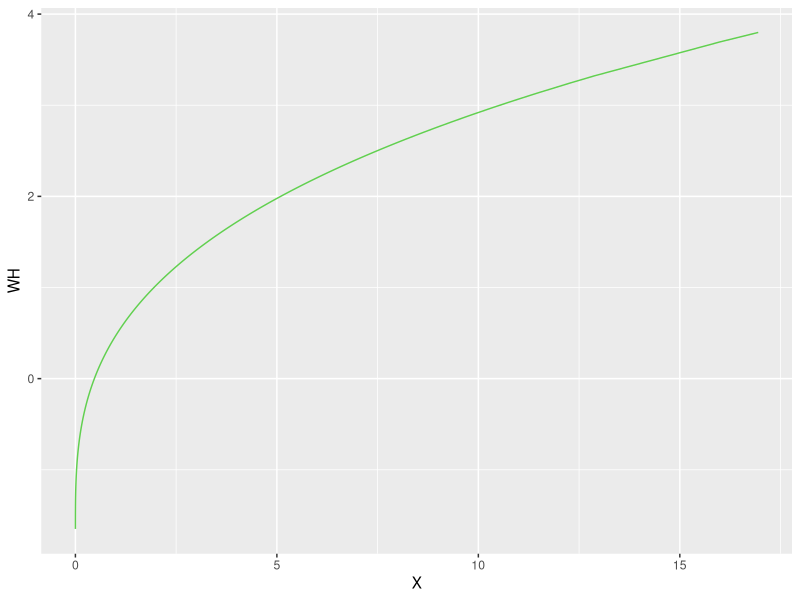
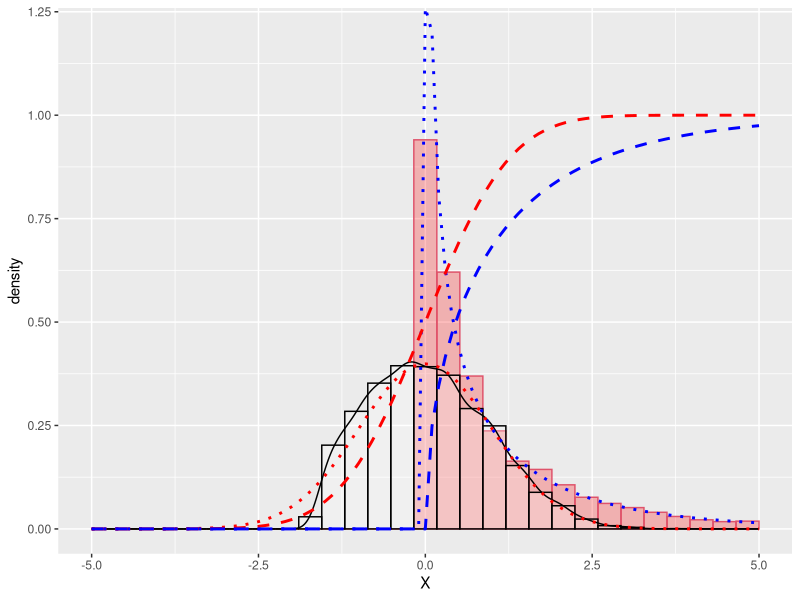
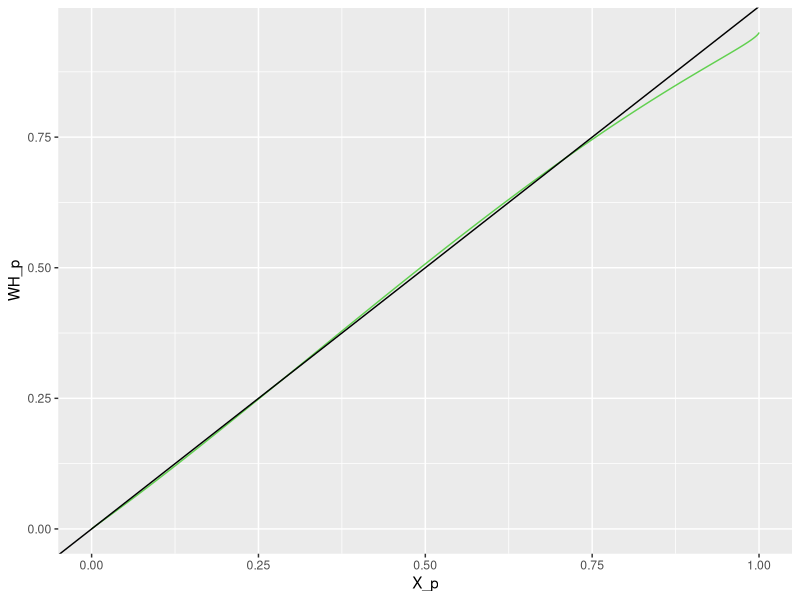
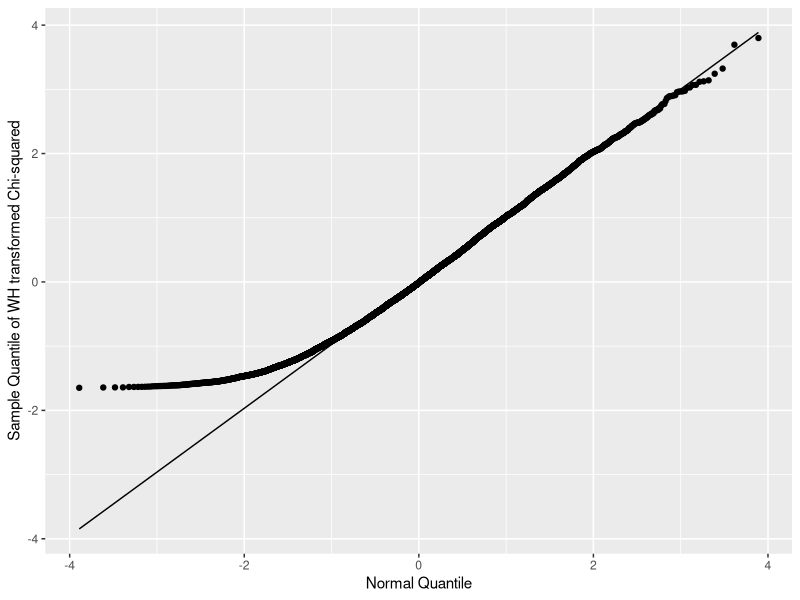
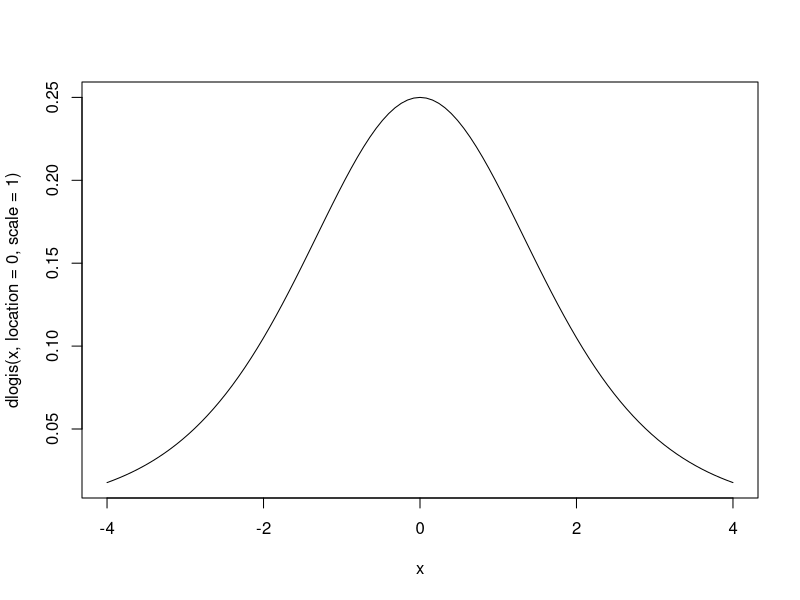
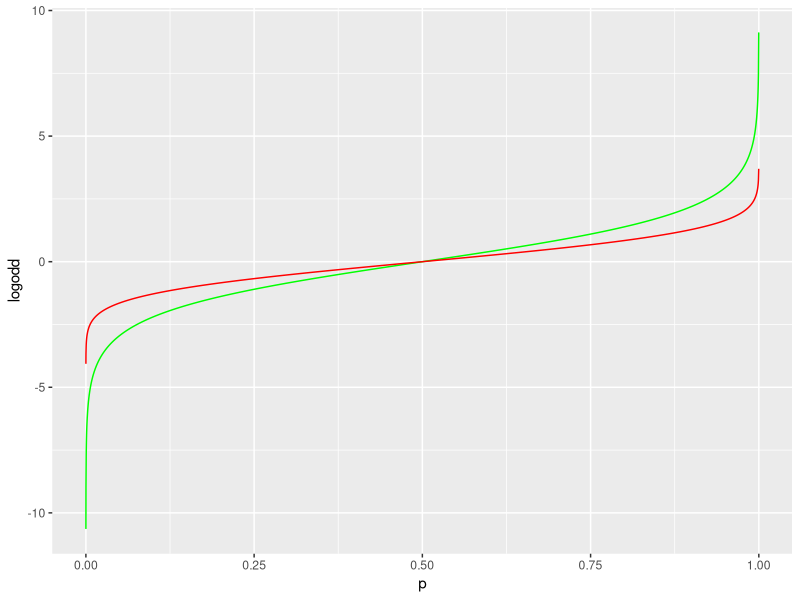
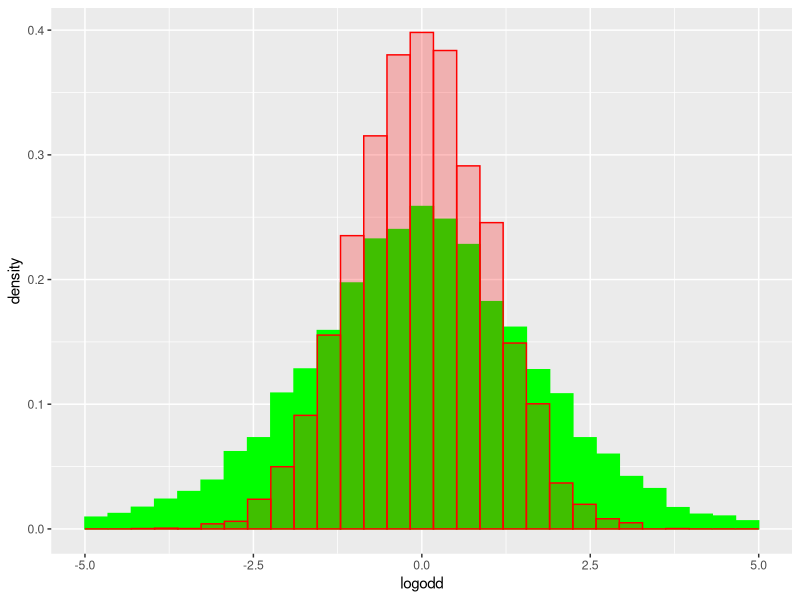
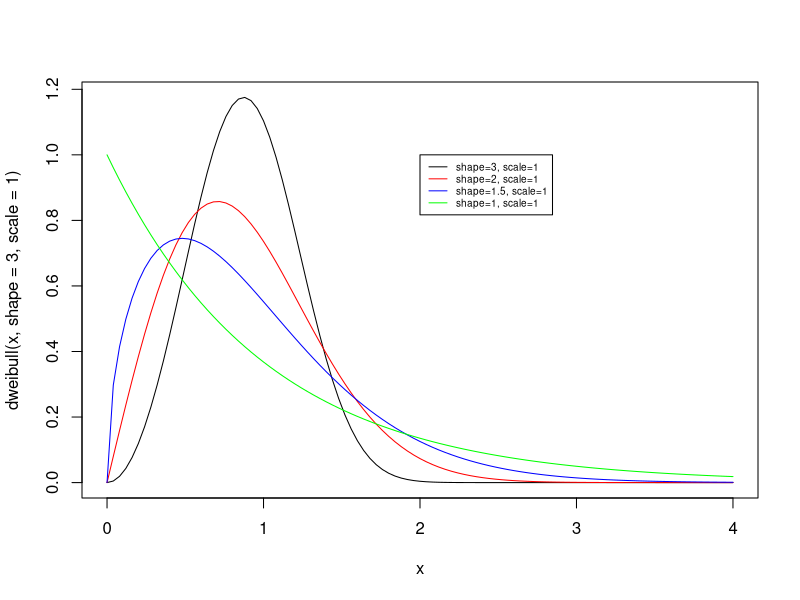

The R script that drew these images, in order:
## ---- chunk 1
#| label: set-up
#| echo: FALSE

suppressPackageStartupMessages({
  library(tidyverse)
  library(knitr)
  library(kableExtra)
  library(mvtnorm)
  library(here)
})
## ---- chunk 2
#| label: Normalization of Chi-Square test statistics using W-H transformation 
#| echo: false

# cmh test statistic follows Chisq distribution
dt <- tibble(X=rchisq(1e4, df = 1, ncp = 0)) %>% 
  mutate(WH = (X^(1/3) - (1 - 2/(9*1)))/sqrt(2/9),
         WH_p = pnorm(WH, lower.tail = F),
         X_p = pchisq(X, df = 1, lower.tail = F)) # WH transformation

# monotonic transformation
dt %>% ggplot() +
    geom_line(aes(x=X, y = WH), colour = 3) 

# density plots visualization
dt %>% ggplot() +
  xlim(-5, 5) +
  geom_histogram(aes(x=X, y = ..density..),
                 colour = 2, fill = "red", alpha=0.25) +
  geom_histogram(aes(x=WH, y = ..density..),
                 colour = 1, fill = "white", alpha=0.25) +
  geom_density(aes(x=WH))+
  
  stat_function(fun = function(x) dnorm(x, mean = 0, sd = 1),
                color = "red", linetype = "dotted", size = 1) +
  stat_function(fun = dchisq, args = list(df = 1, ncp=0),
                color = "blue", linetype = "dotted", size = 1) +
  
  stat_function(fun = function(x) pnorm(x, mean = 0, sd = 1),
                color = "red", linetype = "dashed", size = 1) +
  stat_function(fun = pchisq, args = list(df = 1, ncp=0),
                color = "blue", linetype = "dashed", size = 1)

# comparison of pValue from Chi-square test and WH transformed chi-square test (Z)
dt %>% ggplot() +
    geom_line(aes(x=X_p, y = WH_p), colour = 3)+
    geom_abline()

# QQ plot
dt %>% ggplot(aes(sample=WH)) +
    geom_qq()+
    geom_qq_line() +
  xlab("Normal Quantile") + 
  ylab("Sample Quantile of WH transformed Chi-squared")


## ---- chunk 3
#| label: logistic distribution and logit transformation 
#| echo: false

## logit function: X=log(Y/(1-Y)) is the inverse CDF of standard logistic distribution: Y=exp(X)/(1+exp(X))
## where Y is between 0-1, while X is -Inf - Inf
curve(dlogis(x, location = 0, scale = 1), from=-4, to=4)

# p drawn from beta(1,1) ie, uniform distribution
d <- tibble(p = rbeta(10000,1,1)) %>% 
  mutate(odd=p/(1-p),
         logodd=log(odd),
         y=qnorm(p)) 

# logit(p) or log-odd is close to linear when p is between 0.25-0.75
d %>% 
  ggplot() + 
  geom_line(aes(x=p, y=logodd), col="green")+
  geom_line(aes(x=p, y=y), col="red")

## logit function is the inverse CDF of of standard logistic distribution
## inverse CDF transformation of a random variable from standard uniform distribution will generate a new 
## random variable follow the same distribution of the CDF 
d %>% 
  ggplot() + 
  xlim(-5, 5) +
  geom_histogram(aes(x=logodd, y=..density..), col="green", fill="green")+ # logodd follow logistic distribution
  geom_histogram(aes(x=y, y=..density..), col="red", fill="red", alpha=0.25) # y follow normal distribution
## ---- chunk 4

#| label: weibull distribution
#| echo: false

curve(dweibull(x, shape=3, scale = 1), from=0, to=4)
curve(dweibull(x, shape=2, scale = 1), from=0, to=4, add=T, col="red")
curve(dweibull(x, shape=1.5, scale = 1), from=0, to=4, add=T, col="blue")
curve(dexp(x, rate=1), from=0, to=4, add = T, col="green")
#add legend
legend(2, 1, legend=c("shape=3, scale=1",
                       "shape=2, scale=1", 
                       "shape=1.5, scale=1",
                       "shape=1, scale=1"),
       col=c("black", "red", "blue", "green"), 
       lty=1, cex=0.6)
